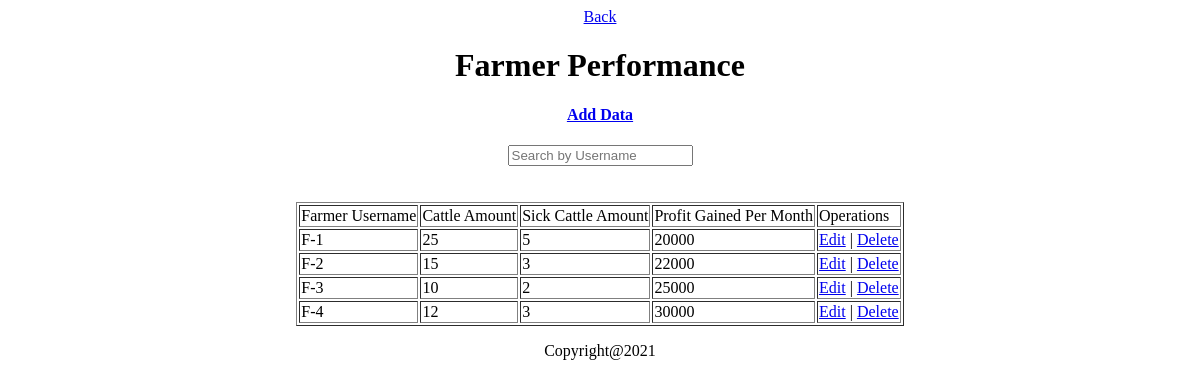
Page /view/farmerPerformane.php (signed in) on the committed database.
### tables this page shows
CREATE TABLE `farmerperformance` (
  `fUsername` varchar(10) NOT NULL,
  `cAmount` int(10) NOT NULL,
  `sCattle` int(10) NOT NULL,
  `pGained` int(20) NOT NULL
);

### model/farmerPerformanceModel.php (called while the page is built, shortened)
<?php
	function getAllFarmerPerformance(){
		$conn = getConnection();
		$sql = "select * from farmerperformance";
		$result = mysqli_query($conn, $sql);
		$users = [];
		while ($row = mysqli_fetch_assoc($result)) {
			array_push($users, $row);
		}
		return $users;
	}
?>

### view/farmerPerformane.php (the view, shortened to what this page needs)
<?php
	include('header.php');
	require_once('../model/farmerPerformanceModel.php');
	$farmerPerformance = getAllFarmerPerformance();
?>
<center>
	<link rel="stylesheet" href="style.css">
	<a href="mHome.php">Back</a>
	<br>
	<marquee><h1>Farmer Performance</h1></marquee>
	<h4><a href='addFarmerPerformance.php'>Add Data</a> </h4>
	<form>
		<input type="text" name="search" id="search" value="" placeholder="Search by Username" onkeyup="ajax()">
	</form>
	<div id='result'></div><br><br>
	<table border = 1>
	<tr>
		<td>Farmer Username</td>
		<td>Cattle Amount</td>
		<td>Sick Cattle Amount</td>
		<td>Profit Gained Per Month</td>
		<td>Operations</td>
	</tr>
	<?php for($i = 0; $i < count($farmerPerformance); $i++){ ?>
		<tr>
			<td><?=$farmerPerformance[$i]['fUsername']?></td>
			<td><?=$farmerPerformance[$i]['cAmount']?></td>
			<td><?=$farmerPerformance[$i]['sCattle']?></td>
			<td><?=$farmerPerformance[$i]['pGained']?></td>
			<td><a href="editFarmerPerformance.php?fUsername=<?=$farmerPerformance[$i]['fUsername']?>"> Edit</a> |
				<a href="../controller/deleteFarmerPerformance.php?fUsername=<?=$farmerPerformance[$i]['fUsername']?>"> Delete </a>
			</td>
		</tr>
	<?php } ?>
	</table>
	</center>
<?php include('footer.php');?>

### rows in the picture
farmerperformance: fUsername "F-1", cAmount "25", sCattle "5", pGained "20000"
farmerperformance: fUsername "F-2", cAmount "15", sCattle "3", pGained "22000"
farmerperformance: fUsername "F-3", cAmount "10", sCattle "2", pGained "25000"
farmerperformance: fUsername "F-4", cAmount "12", sCattle "3", pGained "30000"
